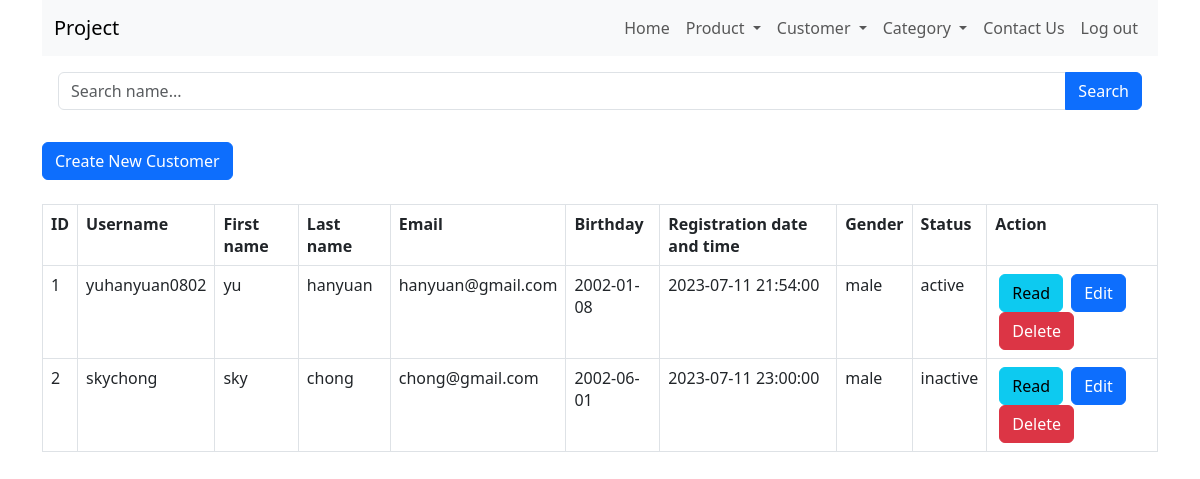
Page /customer_read.php on the earlier database version.
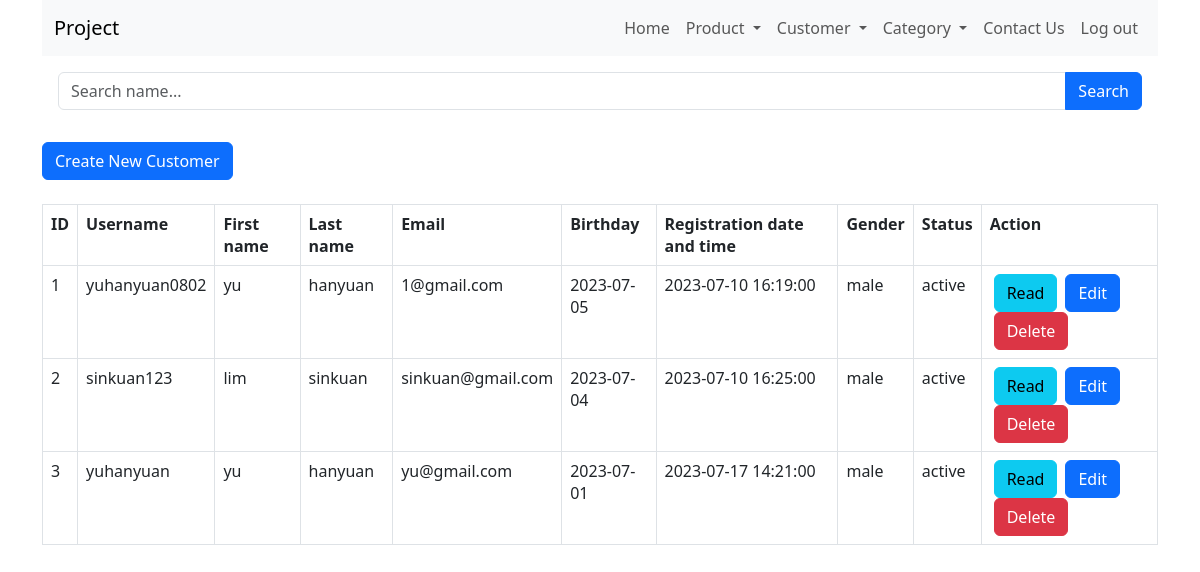
Same page on the later database version.
### tables this page shows
CREATE TABLE IF NOT EXISTS `customers` (
  `user_id` int NOT NULL AUTO_INCREMENT,
  `username` varchar(20) NOT NULL,
  `first_name` varchar(20) NOT NULL,
  `last_name` varchar(20) NOT NULL,
  `password` text NOT NULL,
  `email` varchar(30) NOT NULL,
  `date_of_birth` date NOT NULL,
  `registration_date_time` datetime NOT NULL DEFAULT CURRENT_TIMESTAMP ON UPDATE CURRENT_TIMESTAMP,
  `gender` enum('male','female') NOT NULL,
  `status` enum('active','Inactive') NOT NULL DEFAULT 'active',
  PRIMARY KEY (`user_id`),
  UNIQUE KEY `username` (`username`)
);

### customer_read.php (the view, shortened to what this page needs)
<html lang="en">
<head>
    <link href="https://cdn.jsdelivr.net/npm/bootstrap@5.3.0/dist/css/bootstrap.min.css" rel="stylesheet">
</head>
<body>
    <div class="container">
        <?php
        include 'menu/menu.php';
        ?>
        <?php
        include 'config/database.php';
        $searchKeyword = isset($_GET['search']) ? $_GET['search'] : '';
        $query = "SELECT user_id, username, first_name, last_name, date_of_birth, registration_date_time, email, gender, status FROM customers";
        $query .= " ORDER BY user_id ASC";
        $stmt = $con->prepare($query);
        $stmt->execute();
        $num = $stmt->rowCount();
        echo '<div class="p-3">
            <form method="GET" action="">
                <div class="input-group mb-3">
                    <input type="text" class="form-control" name="search" placeholder="Search name..." value="' . str_replace('%', '', $searchKeyword) . '">
                    <button class="btn btn-primary" type="submit">Search</button>
                </div>
            </form>
        </div>';
        echo "<div><a href='customer_create.php' class='btn btn-primary m-b-1em'>Create New Customer</a></div>" . "<br>";
        if ($num > 0) {
            echo "<table id='customer_table' class='table table-hover table-responsive table-bordered'>";
            echo "<tr>";
            echo "<th>ID</th>";
            echo "<th>Username</th>";
            echo "<th>First name</th>";
            echo "<th>Last name</th>";
            echo "<th>Email</th>";
            echo "<th>Birthday</th>";
            echo "<th>Registration date and time</th>";
            echo "<th>Gender</th>";
            echo "<th>Status</th>";
            echo "<th>Action</th>";
            echo "</tr>";
            while ($row = $stmt->fetch(PDO::FETCH_ASSOC)) {
                extract($row);
                echo "<tr>";
                echo "<td>{$user_id}</td>";
                echo "<td>{$username}</td>";
                echo "<td>{$first_name}</td>";
                echo "<td>{$last_name}</td>";
                echo "<td>{$email}</td>";
                echo "<td>{$date_of_birth}</td>";
                echo "<td>{$registration_date_time}</td>";
                echo "<td>{$gender}</td>";
                echo "<td>{$status}</td>";
                echo "<td>";
                echo "<a href='customer_read_one.php?id={$user_id}' class='btn btn-info m-r-1em mx-1'>Read</a>";
                echo "<a href='customer_update.php?id={$user_id}' class='btn btn-primary m-r-1em mx-1'>Edit</a>";
                echo "<a href='#' onclick='delete_product({$user_id});'  class='btn btn-danger mx-1'>Delete</a>";
                echo "</td>";
                echo "</tr>";
            }
            echo "</table>";
        } else {
            echo "<div class='alert alert-danger'>No records found.</div>";
        }
        ?>
    </div>
</body>
</html>

### menu/menu.php (shortened to what this page needs)
<div class="page-header">
    <nav class="navbar navbar-expand-lg bg-body-tertiary">
        <div class="container-fluid d-flex">
            <a class="navbar-brand" href="#">Project</a>
            <div class="collapse navbar-collapse d-flex flex-row-reverse" id="navbarNavAltMarkup">
                <div class="navbar-nav">
                    <a class="nav-link" href="index.php">Home</a>
                    <li class="nav-item dropdown">
                        <a class="nav-link dropdown-toggle" href="#" role="button" data-bs-toggle="dropdown" aria-expanded="false">
                            Product
                        </a>
                    </li>
                    <li class="nav-item dropdown">
                        <a class="nav-link dropdown-toggle" href="#" role="button" data-bs-toggle="dropdown" aria-expanded="false">
                            Customer
                        </a>
                    </li>
                    <li class="nav-item dropdown">
                        <a class="nav-link dropdown-toggle" href="#" role="button" data-bs-toggle="dropdown" aria-expanded="false">
                            Category
                        </a>
                    </li>
                    <a class="nav-link" href="contact.php">Contact Us</a>
                    <?php
                    echo "<a class='nav-link' href='login.php'>Log out</a>";
                    ?>
                </div>
            </div>
        </div>
    </nav>
</div>

Differences in the rows shown:
changed customers "yuhanyuan0802": email "hanyuan@gmail.com" → "1@gmail.com"; date_of_birth "2002-01-08" → "2023-07-05"; registration_date_time "2023-07-11 21:54:00" → "2023-07-10 16:19:00"
changed customers id 2: username "skychong" → "sinkuan123"; first_name "sky" → "lim"; last_name "chong" → "sinkuan"; email "chong@gmail.com" → "sinkuan@gmail.com"; date_of_birth "2002-06-01" → "2023-07-04"; registration_date_time "2023-07-11 23:00:00" → "2023-07-10 16:25:00"; status "inactive" → "active"
added customers: user_id "3", username "yuhanyuan", first_name "yu", last_name "hanyuan", email "yu@gmail.com", date_of_birth "2023-07-01", registration_date_time "2023-07-17 14:21:00", gender "male", status "active"
